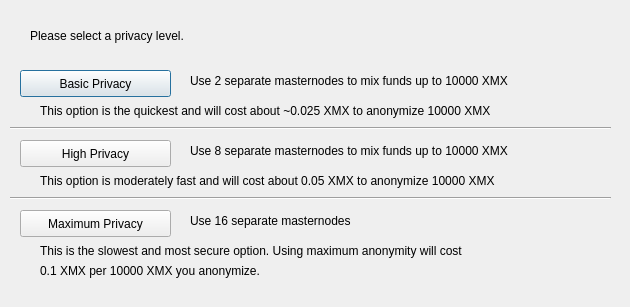
<?xml version="1.0" encoding="UTF-8"?>
<ui version="4.0">
 <class>ObfuscationConfig</class>
 <widget class="QDialog" name="ObfuscationConfig">
  <property name="geometry">
   <rect>
    <x>0</x>
    <y>0</y>
    <width>630</width>
    <height>307</height>
   </rect>
  </property>
  <property name="windowTitle">
   <string>Configure Obfuscation</string>
  </property>
  <widget class="QPushButton" name="buttonBasic">
   <property name="geometry">
    <rect>
     <x>20</x>
     <y>70</y>
     <width>151</width>
     <height>27</height>
    </rect>
   </property>
   <property name="text">
    <string>Basic Privacy</string>
   </property>
  </widget>
  <widget class="QPushButton" name="buttonHigh">
   <property name="geometry">
    <rect>
     <x>20</x>
     <y>140</y>
     <width>151</width>
     <height>27</height>
    </rect>
   </property>
   <property name="text">
    <string>High Privacy</string>
   </property>
  </widget>
  <widget class="QPushButton" name="buttonMax">
   <property name="geometry">
    <rect>
     <x>20</x>
     <y>210</y>
     <width>151</width>
     <height>27</height>
    </rect>
   </property>
   <property name="text">
    <string>Maximum Privacy</string>
   </property>
  </widget>
  <widget class="QLabel" name="label">
   <property name="geometry">
    <rect>
     <x>30</x>
     <y>20</y>
     <width>571</width>
     <height>31</height>
    </rect>
   </property>
   <property name="text">
    <string>Please select a privacy level.</string>
   </property>
  </widget>
  <widget class="QLabel" name="label_2">
   <property name="geometry">
    <rect>
     <x>190</x>
     <y>70</y>
     <width>421</width>
     <height>21</height>
    </rect>
   </property>
   <property name="text">
    <string>Use 2 separate masternodes to mix funds up to 10000 XMX</string>
   </property>
  </widget>
  <widget class="QLabel" name="label_3">
   <property name="geometry">
    <rect>
     <x>190</x>
     <y>140</y>
     <width>411</width>
     <height>21</height>
    </rect>
   </property>
   <property name="text">
    <string>Use 8 separate masternodes to mix funds up to 10000 XMX</string>
   </property>
  </widget>
  <widget class="QLabel" name="label_4">
   <property name="geometry">
    <rect>
     <x>190</x>
     <y>210</y>
     <width>421</width>
     <height>21</height>
    </rect>
   </property>
   <property name="text">
    <string>Use 16 separate masternodes</string>
   </property>
  </widget>
  <widget class="QLabel" name="label_6">
   <property name="geometry">
    <rect>
     <x>40</x>
     <y>100</y>
     <width>561</width>
     <height>21</height>
    </rect>
   </property>
   <property name="text">
    <string>This option is the quickest and will cost about ~0.025 XMX to anonymize 10000 XMX</string>
   </property>
  </widget>
  <widget class="QLabel" name="label_7">
   <property name="geometry">
    <rect>
     <x>40</x>
     <y>170</y>
     <width>561</width>
     <height>21</height>
    </rect>
   </property>
   <property name="text">
    <string>This option is moderately fast and will cost about 0.05 XMX to anonymize 10000 XMX</string>
   </property>
  </widget>
  <widget class="QLabel" name="label_8">
   <property name="geometry">
    <rect>
     <x>40</x>
     <y>240</y>
     <width>561</width>
     <height>21</height>
    </rect>
   </property>
   <property name="text">
    <string>This is the slowest and most secure option. Using maximum anonymity will cost</string>
   </property>
  </widget>
  <widget class="QLabel" name="label_9">
   <property name="geometry">
    <rect>
     <x>40</x>
     <y>260</y>
     <width>561</width>
     <height>21</height>
    </rect>
   </property>
   <property name="text">
    <string>0.1 XMX per 10000 XMX you anonymize.</string>
   </property>
  </widget>
  <widget class="Line" name="line">
   <property name="geometry">
    <rect>
     <x>10</x>
     <y>120</y>
     <width>601</width>
     <height>16</height>
    </rect>
   </property>
   <property name="orientation">
    <enum>Qt::Horizontal</enum>
   </property>
  </widget>
  <widget class="Line" name="line_2">
   <property name="geometry">
    <rect>
     <x>10</x>
     <y>190</y>
     <width>601</width>
     <height>16</height>
    </rect>
   </property>
   <property name="orientation">
    <enum>Qt::Horizontal</enum>
   </property>
  </widget>
 </widget>
 <resources/>
 <connections/>
</ui>
